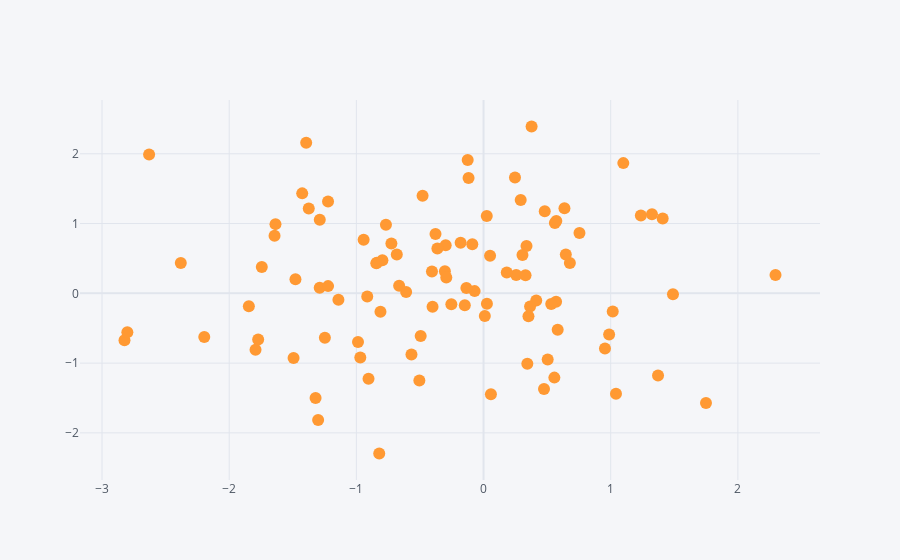

The code cell stored with this chart in its notebook:
### Code cell
dataframe.iplot(kind="scatter", x="a", y="b", mode="markers")
